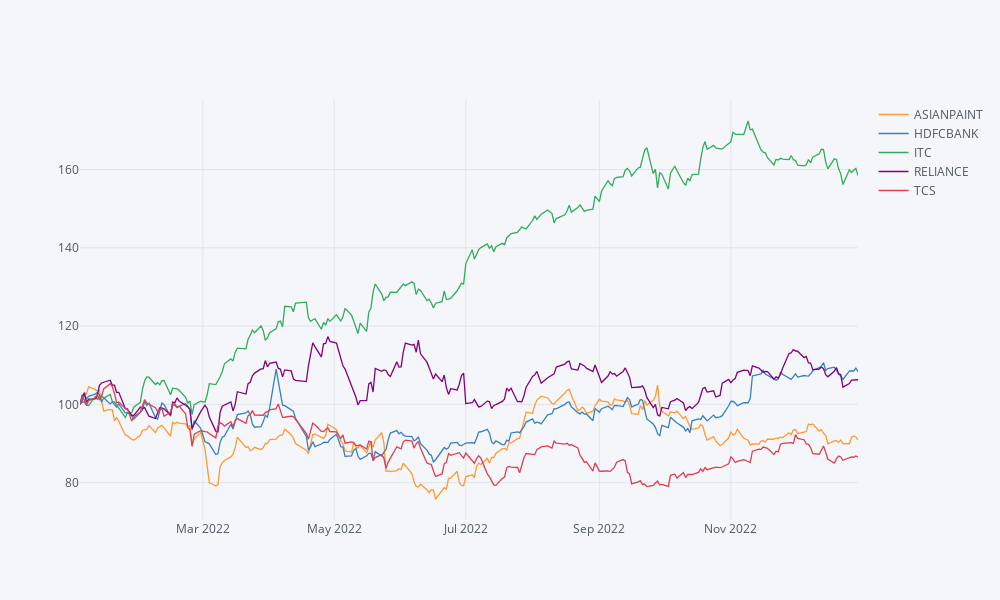

Source (notebook cell):
### Code cell
# Plot price history
df['2022':].normalize().iplot(kind='line')

### Figure 1 — Plotly figure (JSON) as saved in the notebook; plotly's stock layout.template omitted (floating-point values rounded to 4 significant figures; data arrays with more than 128 entries replaced by an {"elided": "..."} marker saying what was removed)
{"data": [{"line": {"color": "rgba(255, 153, 51, 1.0)", "dash": "solid", "shape": "linear", "width": 1.3}, "mode": "lines", "name": "ASIANPAINT", "text": "", "x": {"elided": "248 str values"}, "y": {"elided": "248 float values"}, "type": "scatter"}, {"line": {"color": "rgba(55, 128, 191, 1.0)", "dash": "solid", "shape": "linear", "width": 1.3}, "mode": "lines", "name": "HDFCBANK", "text": "", "x": {"elided": "248 str values"}, "y": {"elided": "248 float values"}, "type": "scatter"}, {"line": {"color": "rgba(50, 171, 96, 1.0)", "dash": "solid", "shape": "linear", "width": 1.3}, "mode": "lines", "name": "ITC", "text": "", "x": {"elided": "248 str values"}, "y": {"elided": "248 float values"}, "type": "scatter"}, {"line": {"color": "rgba(128, 0, 128, 1.0)", "dash": "solid", "shape": "linear", "width": 1.3}, "mode": "lines", "name": "RELIANCE", "text": "", "x": {"elided": "248 str values"}, "y": {"elided": "248 float values"}, "type": "scatter"}, {"line": {"color": "rgba(219, 64, 82, 1.0)", "dash": "solid", "shape": "linear", "width": 1.3}, "mode": "lines", "name": "TCS", "text": "", "x": {"elided": "248 str values"}, "y": {"elided": "248 float values"}, "type": "scatter"}], "layout": {"height": 600, "legend": {"bgcolor": "#F5F6F9", "font": {"color": "#4D5663"}}, "paper_bgcolor": "#F5F6F9", "plot_bgcolor": "#F5F6F9", "title": {"font": {"color": "#4D5663"}}, "width": 1000, "xaxis": {"gridcolor": "#E1E5ED", "showgrid": true, "tickfont": {"color": "#4D5663"}, "title": {"font": {"color": "#4D5663"}, "text": ""}, "zerolinecolor": "#E1E5ED"}, "yaxis": {"gridcolor": "#E1E5ED", "showgrid": true, "tickfont": {"color": "#4D5663"}, "title": {"font": {"color": "#4D5663"}, "text": ""}, "zerolinecolor": "#E1E5ED"}}}
